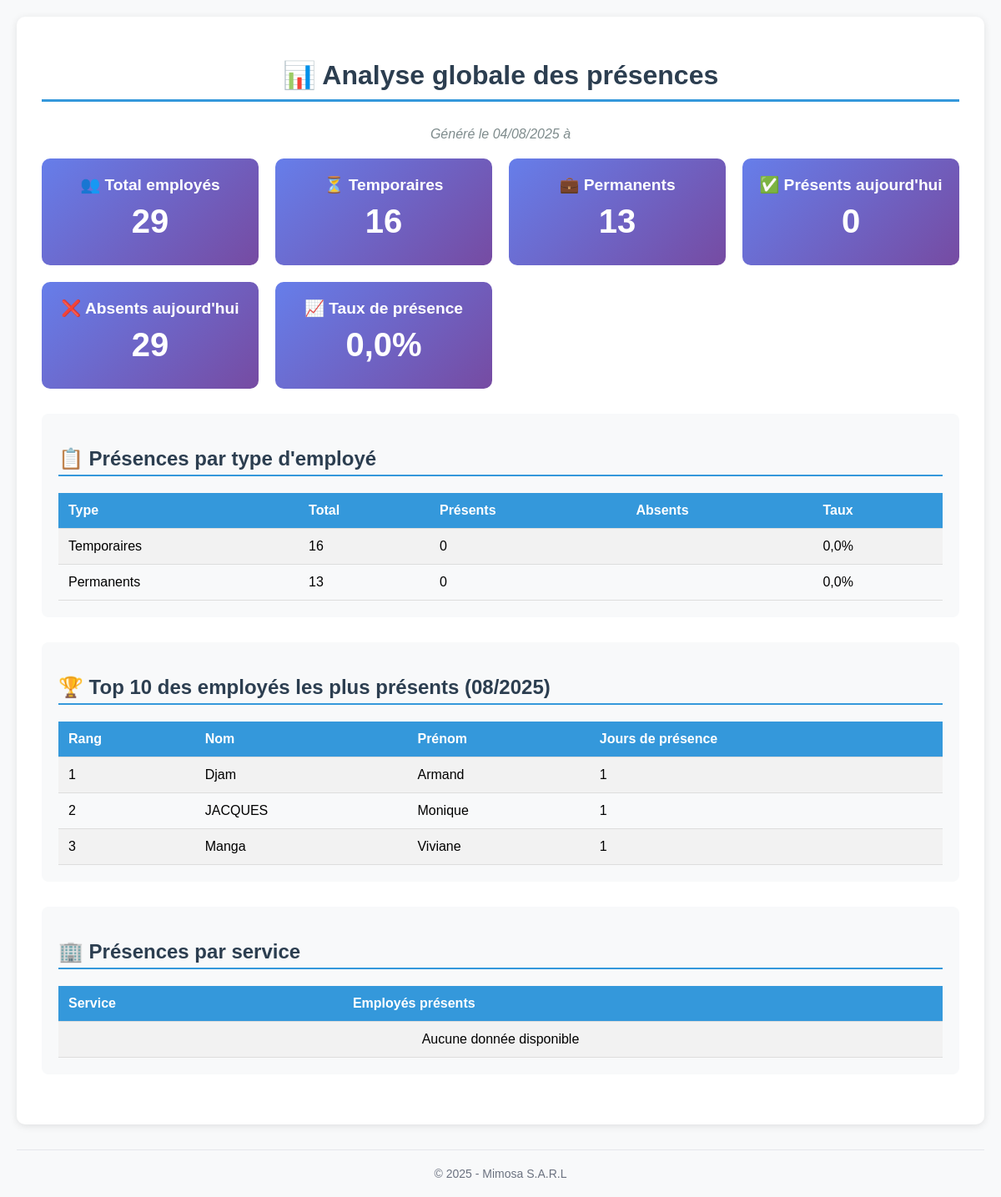
The app's page /presence/analyse-presence-globale/, older data.
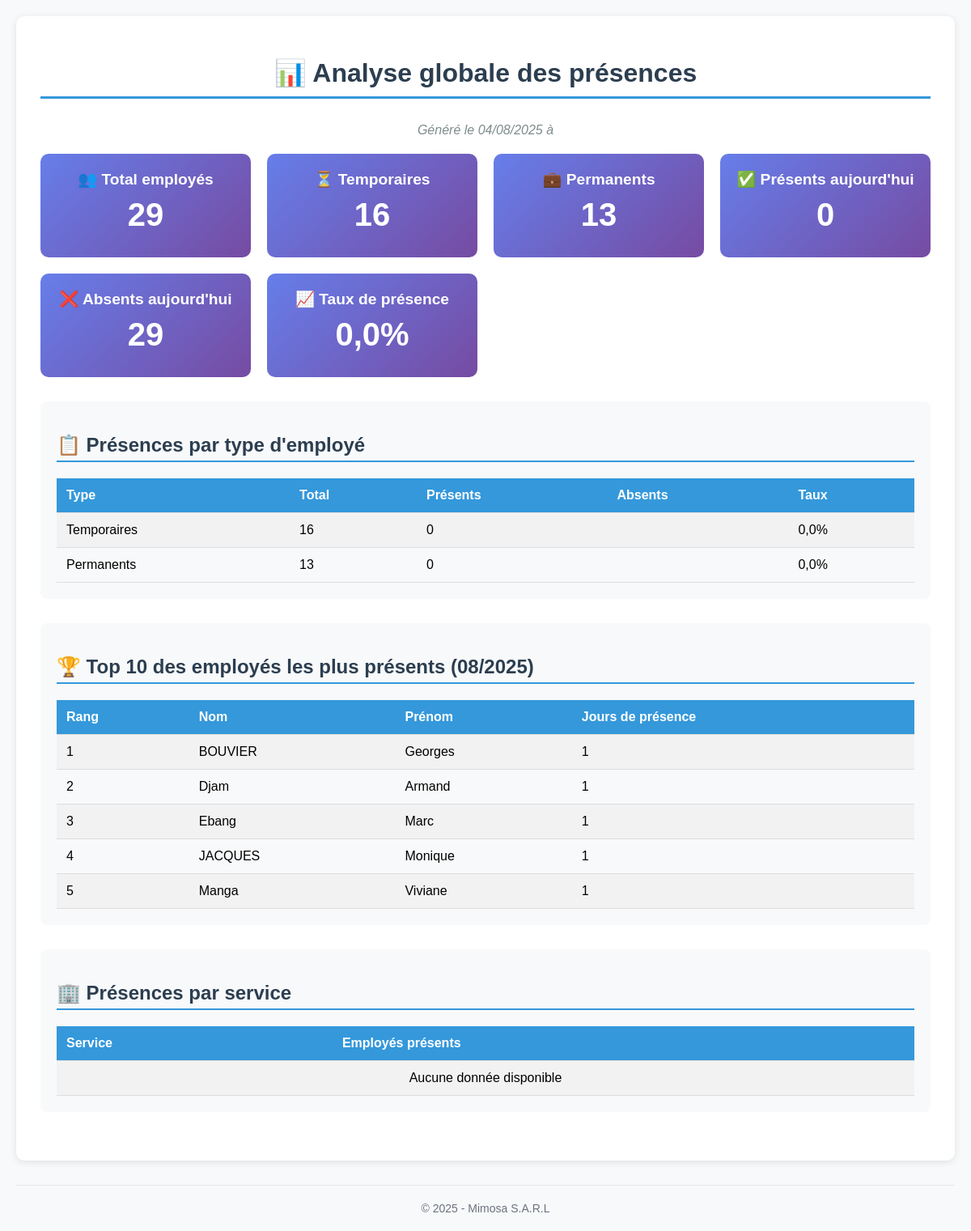
The same page, newer data.
### employee/models.py (models this page shows, shortened)
class Employee(models.Model):
    EMPLOYEE_TYPE_CHOICES = [
        ('permanent', 'Permanent'),
        ('temporaire', 'Temporaire'),
    ]
    matricule = models.CharField(max_length=20, unique=True)
    nom = models.CharField(max_length=100)
    prenom = models.CharField(max_length=100)
    poste = models.CharField(max_length=100)
    service = models.CharField(max_length=100)
    type = models.CharField(max_length=10, choices=EMPLOYEE_TYPE_CHOICES)
    salaire_journalier = models.CharField(max_length=10, null=True, blank=True)
    date_embauche = models.DateField(null=True, blank=True)
    actif = models.BooleanField(default=True)
    photo = models.ImageField(upload_to='employee/photos/', blank=True, null=True)  # <- nouveau
    class Meta:
        ordering = ['nom', 'prenom']
        verbose_name = "Employé"
        verbose_name_plural = "Employés"

### presence/views.py (the view)
# urls.py: path('analyse-presence-globale/', analyse_presence_globale, name='analyse_presence_globale'),
def analyse_presence_globale(request):
    import datetime
    from django.db.models import Count, Q
    from django.utils import timezone
    total_employes = Employee.objects.filter(actif=True).count()
    total_temporaires = Employee.objects.filter(actif=True, type='temporaire').count()
    total_permanents = Employee.objects.filter(actif=True, type='permanent').count()
    aujourd_hui = timezone.now().date()
    presences_aujourd_hui = Presence.objects.filter(date=aujourd_hui)
    presents_aujourd_hui = presences_aujourd_hui.filter(heure_entree__isnull=False).count()
    absents_aujourd_hui = total_employes - presents_aujourd_hui
    temporaires_presents = presences_aujourd_hui.filter(
        employee__type='temporaire',
        heure_entree__isnull=False
    ).count()
    permanents_presents = presences_aujourd_hui.filter(
        employee__type='permanent',
        heure_entree__isnull=False
    ).count()
    debut_mois = aujourd_hui.replace(day=1)
    presences_mois = Presence.objects.filter(
        date__gte=debut_mois,
        heure_entree__isnull=False
    ).values('employee__nom', 'employee__prenom').annotate(
        nb_presences=Count('id')
    ).order_by('-nb_presences')[:10]
    stats_service = presences_aujourd_hui.filter(
        heure_entree__isnull=False
    ).values('employee__service').annotate(
        nb_presents=Count('id')
    ).order_by('-nb_presents')
    context = {
        'total_employes': total_employes,
        'total_temporaires': total_temporaires,
        'total_permanents': total_permanents,
        'presents_aujourd_hui': presents_aujourd_hui,
        'absents_aujourd_hui': absents_aujourd_hui,
        'temporaires_presents': temporaires_presents,
        'permanents_presents': permanents_presents,
        'presences_mois': presences_mois,
        'stats_service': stats_service,
        'aujourd_hui': aujourd_hui,
        'debut_mois': debut_mois,
    }
    return render(request, 'analyse_presence_globale.html', context)

### templates/analyse_presence_globale.html (shortened to what the changed rows need)
<!DOCTYPE html>
<html>
<head>
</head>
<body>
    <div class="container">
        <h1>📊 Analyse globale des présences</h1>
        <div class="section">
            <h2>📋 Présences par type d'employé</h2>
            <table>
                <tr>
                    <th>Type</th>
                    <th>Total</th>
                    <th>Présents</th>
                    <th>Absents</th>
                    <th>Taux</th>
                </tr>
            </table>
        </div>
        <div class="section">
            <h2>🏆 Top 10 des employés les plus présents ({{ debut_mois|date:"m/Y" }})</h2>
            <table>
                <tr>
                    <th>Rang</th>
                    <th>Nom</th>
                    <th>Prénom</th>
                    <th>Jours de présence</th>
                </tr>
                {% for presence in presences_mois %}
                <tr>
                    <td>{{ forloop.counter }}</td>
                    <td>{{ presence.employee__nom }}</td>
                    <td>{{ presence.employee__prenom }}</td>
                    <td>{{ presence.nb_presences }}</td>
                </tr>
                {% empty %}
                <tr>
                    <td colspan="4" style="text-align: center;">Aucune donnée disponible</td>
                </tr>
                {% endfor %}
            </table>
        </div>
        <div class="section">
            <h2>🏢 Présences par service</h2>
            <table>
                <tr>
                    <th>Service</th>
                    <th>Employés présents</th>
                </tr>
            </table>
        </div>
    </div>
</body>
</html>

Row changes from the older to the newer data that the page shows:
now on this page (row edited): Employee: employee__nom "BOUVIER", employee__prenom "Georges", nb_presences "1"
now on this page (row unchanged): Employee: employee__nom "Ebang", employee__prenom "Marc", nb_presences "1"
